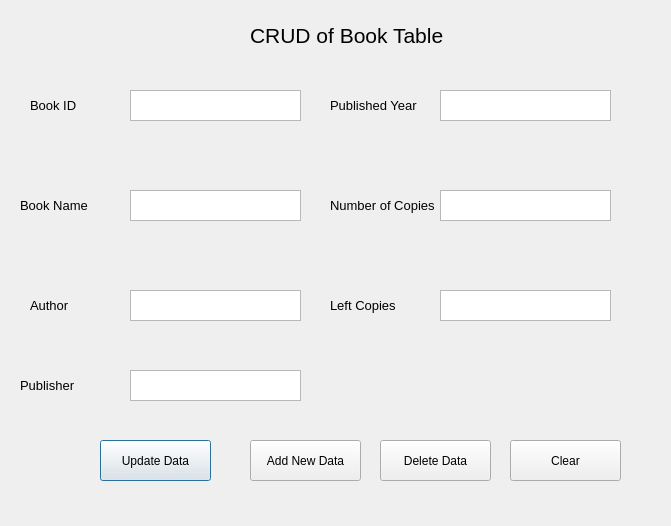
<?xml version="1.0" encoding="UTF-8"?>
<ui version="4.0">
 <class>Dialog</class>
 <widget class="QDialog" name="Dialog">
  <property name="geometry">
   <rect>
    <x>0</x>
    <y>0</y>
    <width>671</width>
    <height>526</height>
   </rect>
  </property>
  <property name="windowTitle">
   <string>Dialog</string>
  </property>
  <widget class="QLabel" name="label">
   <property name="geometry">
    <rect>
     <x>250</x>
     <y>10</y>
     <width>201</width>
     <height>51</height>
    </rect>
   </property>
   <property name="font">
    <font>
     <pointsize>16</pointsize>
    </font>
   </property>
   <property name="text">
    <string>CRUD of Book Table </string>
   </property>
  </widget>
  <widget class="QLabel" name="label_2">
   <property name="geometry">
    <rect>
     <x>30</x>
     <y>80</y>
     <width>121</width>
     <height>51</height>
    </rect>
   </property>
   <property name="font">
    <font>
     <pointsize>10</pointsize>
    </font>
   </property>
   <property name="text">
    <string>Book ID</string>
   </property>
  </widget>
  <widget class="QPlainTextEdit" name="txtID">
   <property name="geometry">
    <rect>
     <x>130</x>
     <y>90</y>
     <width>171</width>
     <height>31</height>
    </rect>
   </property>
  </widget>
  <widget class="QLabel" name="label_4">
   <property name="geometry">
    <rect>
     <x>330</x>
     <y>280</y>
     <width>121</width>
     <height>51</height>
    </rect>
   </property>
   <property name="font">
    <font>
     <pointsize>10</pointsize>
    </font>
   </property>
   <property name="text">
    <string>Left Copies</string>
   </property>
  </widget>
  <widget class="QLabel" name="label_5">
   <property name="geometry">
    <rect>
     <x>30</x>
     <y>280</y>
     <width>121</width>
     <height>51</height>
    </rect>
   </property>
   <property name="font">
    <font>
     <pointsize>10</pointsize>
    </font>
   </property>
   <property name="text">
    <string>Author</string>
   </property>
  </widget>
  <widget class="QLabel" name="label_7">
   <property name="geometry">
    <rect>
     <x>20</x>
     <y>360</y>
     <width>121</width>
     <height>51</height>
    </rect>
   </property>
   <property name="font">
    <font>
     <pointsize>10</pointsize>
    </font>
   </property>
   <property name="text">
    <string>Publisher</string>
   </property>
  </widget>
  <widget class="QLabel" name="label_8">
   <property name="geometry">
    <rect>
     <x>330</x>
     <y>180</y>
     <width>121</width>
     <height>51</height>
    </rect>
   </property>
   <property name="font">
    <font>
     <pointsize>10</pointsize>
    </font>
   </property>
   <property name="text">
    <string>Number of Copies</string>
   </property>
  </widget>
  <widget class="QLabel" name="label_9">
   <property name="geometry">
    <rect>
     <x>330</x>
     <y>80</y>
     <width>121</width>
     <height>51</height>
    </rect>
   </property>
   <property name="font">
    <font>
     <pointsize>10</pointsize>
    </font>
   </property>
   <property name="text">
    <string>Published Year</string>
   </property>
  </widget>
  <widget class="QLabel" name="label_10">
   <property name="geometry">
    <rect>
     <x>20</x>
     <y>180</y>
     <width>121</width>
     <height>51</height>
    </rect>
   </property>
   <property name="font">
    <font>
     <pointsize>10</pointsize>
    </font>
   </property>
   <property name="text">
    <string>Book Name</string>
   </property>
  </widget>
  <widget class="QPlainTextEdit" name="txtName">
   <property name="geometry">
    <rect>
     <x>130</x>
     <y>190</y>
     <width>171</width>
     <height>31</height>
    </rect>
   </property>
  </widget>
  <widget class="QPlainTextEdit" name="txtAuthor">
   <property name="geometry">
    <rect>
     <x>130</x>
     <y>290</y>
     <width>171</width>
     <height>31</height>
    </rect>
   </property>
  </widget>
  <widget class="QPlainTextEdit" name="txtPublisher">
   <property name="geometry">
    <rect>
     <x>130</x>
     <y>370</y>
     <width>171</width>
     <height>31</height>
    </rect>
   </property>
  </widget>
  <widget class="QPlainTextEdit" name="txtYear">
   <property name="geometry">
    <rect>
     <x>440</x>
     <y>90</y>
     <width>171</width>
     <height>31</height>
    </rect>
   </property>
  </widget>
  <widget class="QPlainTextEdit" name="txtCopy">
   <property name="geometry">
    <rect>
     <x>440</x>
     <y>190</y>
     <width>171</width>
     <height>31</height>
    </rect>
   </property>
  </widget>
  <widget class="QPlainTextEdit" name="txtLeft">
   <property name="geometry">
    <rect>
     <x>440</x>
     <y>290</y>
     <width>171</width>
     <height>31</height>
    </rect>
   </property>
  </widget>
  <widget class="QPushButton" name="updateBut">
   <property name="geometry">
    <rect>
     <x>100</x>
     <y>440</y>
     <width>111</width>
     <height>41</height>
    </rect>
   </property>
   <property name="text">
    <string>Update Data</string>
   </property>
  </widget>
  <widget class="QPushButton" name="newBut">
   <property name="geometry">
    <rect>
     <x>250</x>
     <y>440</y>
     <width>111</width>
     <height>41</height>
    </rect>
   </property>
   <property name="text">
    <string>Add New Data</string>
   </property>
  </widget>
  <widget class="QPushButton" name="clearBut">
   <property name="geometry">
    <rect>
     <x>510</x>
     <y>440</y>
     <width>111</width>
     <height>41</height>
    </rect>
   </property>
   <property name="text">
    <string>Clear</string>
   </property>
  </widget>
  <widget class="QPushButton" name="deleteBut">
   <property name="geometry">
    <rect>
     <x>380</x>
     <y>440</y>
     <width>111</width>
     <height>41</height>
    </rect>
   </property>
   <property name="text">
    <string>Delete Data</string>
   </property>
  </widget>
 </widget>
 <resources/>
 <connections/>
</ui>
